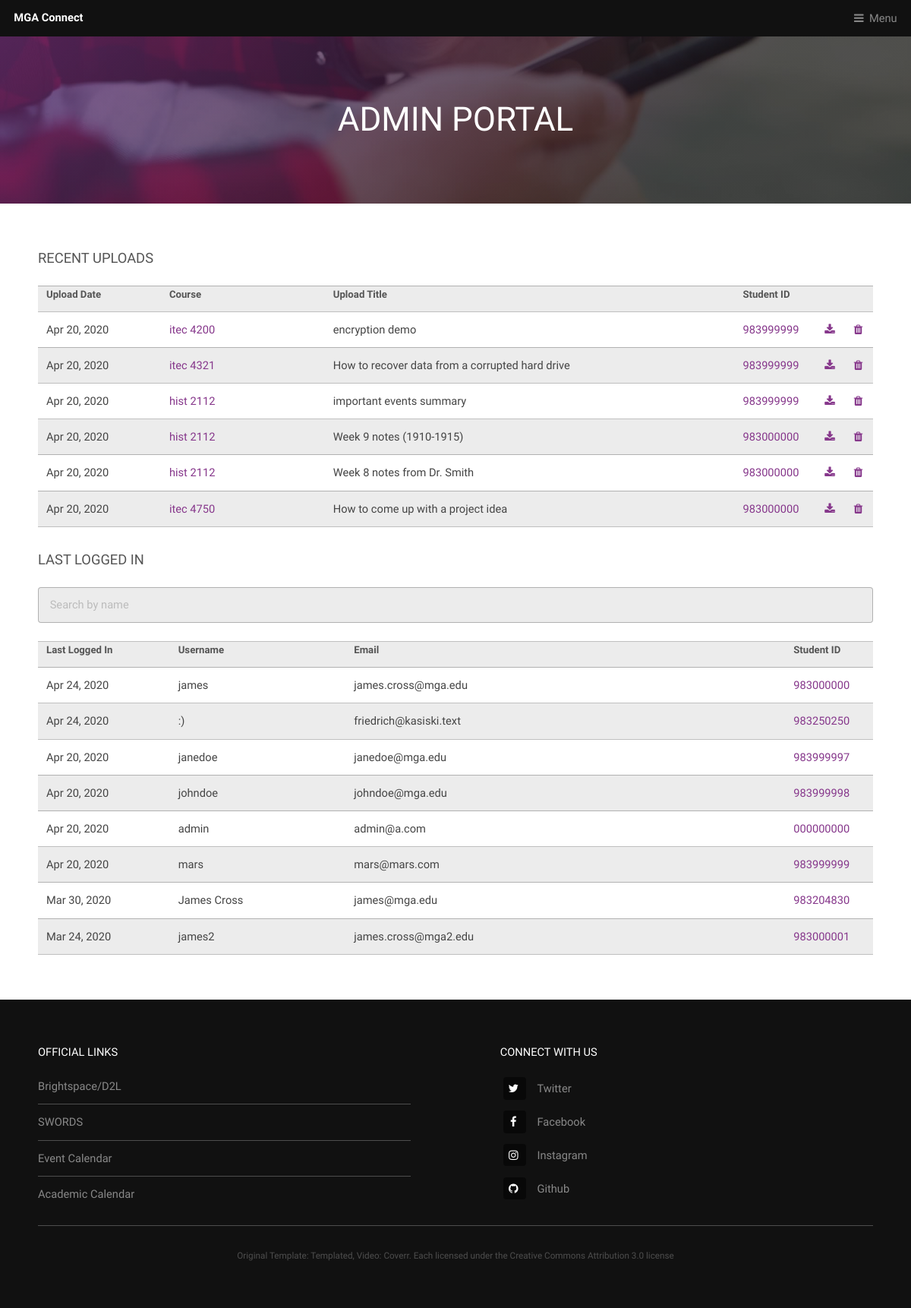
The page /admin_portal (signed in) on the database its author committed.
### app/models.py (models this page shows, shortened)
class Notes(db.Model):
    __tablename__ = 'notes'
    id = db.Column(db.Integer, primary_key=True)
    program =db.Column(db.Integer(), db.ForeignKey('class_list.program', ondelete='CASCADE'))
    course_id = db.Column(db.Integer(), db.ForeignKey('class_list.course_id', ondelete='CASCADE'))
    title = db.Column(db.String(100), nullable=False)
    date_posted = db.Column(db.DateTime, nullable=False, default=datetime.utcnow)
    content = db.Column(db.Text, nullable=True)
    notes_file = db.Column(db.String(20), nullable=False)
    original_filename = db.Column(db.String(100), nullable=False)
    user_id = db.Column(db.String(9), db.ForeignKey('user.stu_id', ondelete='CASCADE'), nullable=False)

class User(db.Model, UserMixin):
    id = db.Column(db.Integer, primary_key=True)
    username = db.Column(db.String(20), unique=True, nullable=False)
    stu_id = db.Column(db.String(9), unique=True, nullable=False)
    email = db.Column(db.String(60), unique=True, nullable=False)
    image_file = db.Column(db.String(20), nullable=False, default='default.jpg')
    about_me = db.Column(db.String(250))
    last_seen = db.Column(db.DateTime, default=datetime.today())
    password = db.Column(db.String(30), nullable=False)
    posts = db.relationship('Post', backref='author', lazy=True)
    roles = db.relationship('Role', secondary='user_roles', backref=db.backref('users', lazy='dynamic'))
    def has_role(self, name):
        for role in self.roles:
            if role.name == name:
                return True
            return False

### app/routes.py (the view)
@roles_required('admin')
def admin_portal():
    users = User.query.order_by(User.last_seen.desc()).limit(20).all()
    notes = Notes.query.order_by(Notes.date_posted.desc()).limit(10).all()
    return render_template('admin_portal.html', title='Admin Portal', users=users, notes=notes)

### app/routes.py (called while the page is built)
@app.before_request
def before_request():
    if current_user.is_authenticated:
        current_user.last_seen = datetime.utcnow()
        db.session.commit()

### app/templates/admin_portal.html (shortened to what this page needs)
<div id="heading" >
    <h1>Admin Portal</h1>
</div>
{% extends "template.html" %}
{% block content %}
    <section id="main" class="wrapper">
        <div class="inner">
        <h3>Recent Uploads</h3>
        <table>
        <col width="150"><col width="200"><col width="500"><col width="100"><col width="15"><col width="15">
            <tr>
                <th>Upload Date</th>
                <th>Course</th>
                <th>Upload Title</th>
                <th>Student ID</th>
                <th> </th>
                <th> </th>
            </tr>
            {% for note in notes %}
                <tr>
                    <td>{{ note.date_posted.strftime('%b %d, %Y') }}</td>
                    <td><a href="{{ url_for('course', program=note.program, course_id=note.course_id) }}">
                        {{ note.program }} {{ note.course_id }}</a></td>
                    <td>{{ note.title }}</td>
                    <td><a href="{{ url_for('account', stu_id=note.user_id) }}">{{ note.user_id }}</a></td>
                    <td><a href="{{ url_for('download_file', filename=note.notes_file) }}" class="icon fa-download"></a></td>
                    {% if current_user.has_role('admin') %}
                        <td><a href="{{ url_for('delete_note', note_id=note.id) }}" class="icon fa-trash"></a></td>
                    {% else %}
                        <td> </td>
                    {% endif %}
                </tr>
            {% endfor %}
        </table>
        <h3>Last Logged In</h3>
        <input type="text" id="myInput" onkeyup="mySearchFunction(2)" placeholder="Search by name">
            <br>
        <table id="myTable">
        <col width="150"><col width="200"><col width="500"><col width="100">
            <tr>
                <th>Last Logged In</th>
                <th>Username</th>
                <th>Email</th>
                <th>Student ID</th>
            </tr>
            {% for user in users %}
                <tr>
                    <td>{{ user.last_seen.strftime('%b %d, %Y') }}</td>
                    <td>{{ user.username }}</td>
                    <td>{{ user.email }}</td>
                    <td><a href="{{ url_for('account', stu_id=user.stu_id) }}">{{ user.stu_id }}</a></td>
                </tr>
            {% endfor %}
        </table>
        </div>
    </section>
{% endblock %}

### rows shown on the page
Notes: date_posted "Apr 20, 2020", program "itec", course_id "4200", title "encryption demo", user_id "983999999"
Notes: date_posted "Apr 20, 2020", program "itec", course_id "4321", title "How to recover data from a corrupted hard drive", user_id "983999999"
Notes: date_posted "Apr 20, 2020", program "hist", course_id "2112", title "important events summary", user_id "983999999"
Notes: date_posted "Apr 20, 2020", program "hist", course_id "2112", title "Week 9 notes (1910-1915)", user_id "983000000"
Notes: date_posted "Apr 20, 2020", program "hist", course_id "2112", title "Week 8 notes from Dr. Smith", user_id "983000000"
Notes: date_posted "Apr 20, 2020", program "itec", course_id "4750", title "How to come up with a project idea", user_id "983000000"
User: last_seen "Apr 24, 2020", username "james", email "james.cross@mga.edu", stu_id "983000000"
User: last_seen "Apr 24, 2020", username ":)", email "friedrich@kasiski.text", stu_id "983250250"
User: last_seen "Apr 20, 2020", username "janedoe", email "janedoe@mga.edu", stu_id "983999997"
User: last_seen "Apr 20, 2020", username "johndoe", email "johndoe@mga.edu", stu_id "983999998"
User: last_seen "Apr 20, 2020", username "admin", email "admin@a.com", stu_id "000000000"
User: last_seen "Apr 20, 2020", username "mars", email "mars@mars.com", stu_id "983999999"
User: last_seen "Mar 30, 2020", username "James Cross", email "james@mga.edu", stu_id "983204830"
User: last_seen "Mar 24, 2020", username "james2", email "james.cross@mga2.edu", stu_id "983000001"
